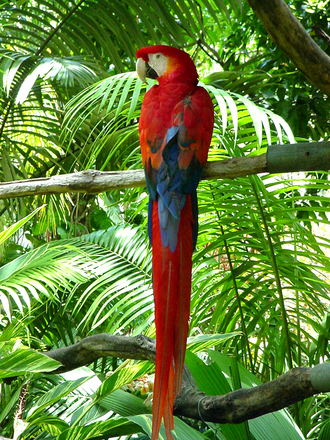
#> input picture img1_parrot.jpg, 330 x 440 px
$ jupyter execute --allow-errors 'Graphic Assignment2.ipynb'
#> lines starting #> are read from the running program, lines starting #| are printed output that depends on the picture; after the words box and inside, x2 and y2 are one past the last pixel; in counts of white or black regions, pixels touching at a corner belong together
[cell 1]
import cv2

[cell 2]
import numpy as np

[cell 3]
import matplotlib.pyplot as plt

[cell 4]
image = cv2.imread('img1_parrot.jpg')
#> image is the input picture: shape (440, 330, 3); mean B, G, R 56.8, 129.1, 100.4

[cell 5]
gray = cv2.cvtColor(image, cv2.COLOR_BGR2GRAY)
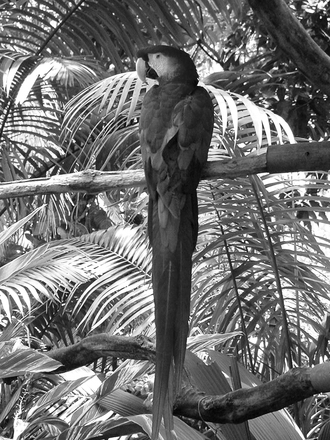
#> gray: shape (440, 330); min 1, max 255, mean 112.2

[cell 6]
plt.imshow(gray, cmap='gray')

[cell 7]
blur = cv2.GaussianBlur(gray, (11, 11), 0)
plt.imshow(blur, cmap='gray')

[cell 8]
canny = cv2.Canny(blur, 30, 150, 3)
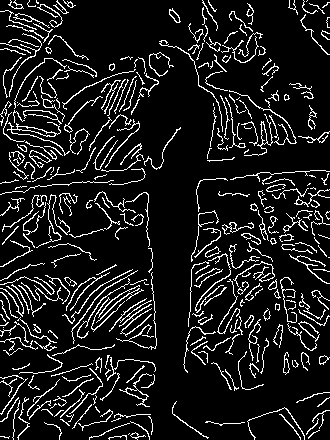
#> canny: shape (440, 330); 11% white in thin lines or dots
plt.imshow(canny, cmap='gray')

[cell 9]
dilated = cv2.dilate(canny, (1, 1), iterations=0)
plt.imshow(dilated, cmap='gray')

[cell 10]
(cnt, hierarchy) = cv2.findContours(
    dilated.copy(), cv2.RETR_EXTERNAL, cv2.CHAIN_APPROX_NONE)
#> cnt = 334 contours, 258 with area under 20; largest, box (x1, y1, x2, y2) and area: (7, 122, 70, 156) 181, (119, 373, 152, 407) 142, (29, 150, 52, 168) 110, (244, 114, 273, 156) 96, (109, 298, 152, 337) 92
rgb = cv2.cvtColor(image, cv2.COLOR_BGR2RGB)
cv2.drawContours(rgb, cnt, -1, (0, 255, 0), 2)

plt.imshow(rgb)

[cell 11]
print("objects in the parrot image : ", len(cnt))
#| objects in the parrot image :  334

[cell 12]
import cv2
import numpy as np
import matplotlib.pyplot as plt

[cell 13]
image = cv2.imread('img2_dear.jpg')
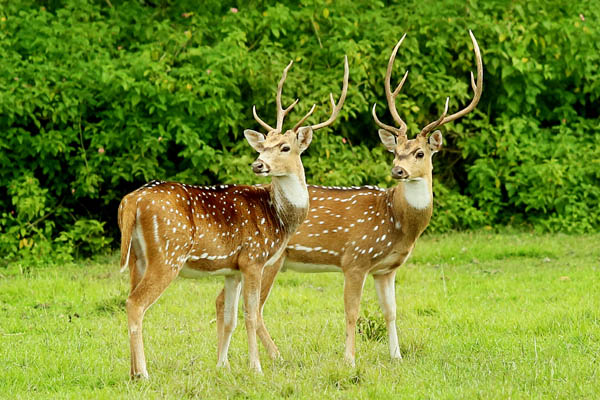
#> input picture img2_dear.jpg, 600 x 400 px
#> image is the input picture: shape (400, 600, 3); mean B, G, R 46, 140.1, 116.9
gray = cv2.cvtColor(image, cv2.COLOR_BGR2GRAY)
#> gray: shape (400, 600)
plt.imshow(gray, cmap='gray')

[cell 14]
blur = cv2.GaussianBlur(gray, (11, 11), 0)
#> blur: shape (400, 600)
plt.imshow(blur, cmap='gray')

[cell 15]
canny = cv2.Canny(blur, 30, 150, 3)
#> canny: shape (400, 600); 5% white in thin lines or dots
plt.imshow(canny, cmap='gray')

[cell 16]
dilated = cv2.dilate(canny, (1, 1), iterations=0)
plt.imshow(dilated, cmap='gray')

[cell 17]
(cnt, hierarchy) = cv2.findContours(
	dilated.copy(), cv2.RETR_EXTERNAL, cv2.CHAIN_APPROX_NONE)
#> cnt = 219 contours, 177 with area under 20; largest, box (x1, y1, x2, y2) and area: (351, 32, 404, 130) 74, (301, 129, 309, 144) 61, (255, 232, 289, 265) 58, (189, 173, 217, 190) 56, (0, 236, 17, 260) 52
rgb = cv2.cvtColor(image, cv2.COLOR_BGR2RGB)
#> rgb: shape (400, 600, 3)
cv2.drawContours(rgb, cnt, -1, (0, 255, 0), 2)
#> rgb: shape (400, 600, 3); mean R, G, B 102.2, 162.4, 40.5

plt.imshow(rgb)

[cell 18]
print("objects in the dear image : ", len(cnt))
#| objects in the dear image :  219

[cell 19]
# Python program to demonstrate
# image steganography using OpenCV


import cv2
import numpy as np
import random


# Encryption function
def encrypt():

	# img1 and img2 are the
	# two input images
	img1 = cv2.imread('pic1.jpg')
	img2 = cv2.imread('pic2.jpg')

	for i in range(img2.shape[0]):
		for j in range(img2.shape[1]):
			for l in range(3):

				# v1 and v2 are 8-bit pixel values
				# of img1 and img2 respectively
				v1 = format(img1[i][j][l], '08b')
				v2 = format(img2[i][j][l], '08b')

				# Taking 4 MSBs of each image
				v3 = v1[:4] + v2[:4]

				img1[i][j][l]= int(v3, 2)

	cv2.imwrite('pic3in2.png', img1)


# Decryption function
def decrypt():

	# Encrypted image
	img = cv2.imread('pic3in2.png')
	width = img.shape[0]
	height = img.shape[1]

	# img1 and img2 are two blank images
	img1 = np.zeros((width, height, 3), np.uint8)
	img2 = np.zeros((width, height, 3), np.uint8)

	for i in range(width):
		for j in range(height):
			for l in range(3):
				v1 = format(img[i][j][l], '08b')
				v2 = v1[:4] + chr(random.randint(0, 1)+48) * 4
				v3 = v1[4:] + chr(random.randint(0, 1)+48) * 4

				# Appending data to img1 and img2
				img1[i][j][l]= int(v2, 2)
				img2[i][j][l]= int(v3, 2)

	# These are two images produced from
	# the encrypted image
	cv2.imwrite('pic2_re.png', img1)
	cv2.imwrite('pic3_re.png', img2)


# Driver's code
#> (the rest of this cell did not finish here and is left out)

[cell 20]
# Import libraries
import cv2
import numpy as np
import matplotlib.pyplot as plt

image = cv2.imread('pic3in2.png')
#> (the rest of this cell did not finish here and is left out)

[cell 21]
# Import libraries
import cv2
import numpy as np
import matplotlib.pyplot as plt

image = cv2.imread('pic1.jpg')
#> (the rest of this cell did not finish here and is left out)

[cell 22]
# Import libraries
import cv2
import numpy as np
import matplotlib.pyplot as plt

image = cv2.imread('pic2.jpg')
#> (the rest of this cell did not finish here and is left out)

[cell 23]
# Import libraries
import cv2
import numpy as np
import matplotlib.pyplot as plt

image = cv2.imread('pic2_re.png')
#> (the rest of this cell did not finish here and is left out)

[cell 24]
# Import libraries
import cv2
import numpy as np
import matplotlib.pyplot as plt

image = cv2.imread('pic3_re.png')
#> (the rest of this cell did not finish here and is left out)

[cell 25]
# Python program to demonstrate
# image steganography using OpenCV


import cv2
import numpy as np
import random


# Encryption function
def encrypt():

	# img1 and img2 are the
	# two input images
	img1 = cv2.imread('img1_wind.jpg')
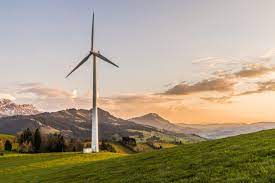
#> input picture img1_wind.jpg, 275 x 183 px
#> img1 is the input picture: shape (183, 275, 3); mean B, G, R 133, 155.4, 168
	img2 = cv2.imread('img2_plant.jpg')
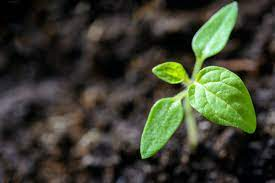
#> input picture img2_plant.jpg, 275 x 183 px
#> img2 is the input picture: shape (183, 275, 3); mean B, G, R 47.6, 63.4, 60

	for i in range(img2.shape[0]):
		for j in range(img2.shape[1]):
			for l in range(3):

				# v1 and v2 are 8-bit pixel values
				# of img1 and img2 respectively
				v1 = format(img1[i][j][l], '08b')
				v2 = format(img2[i][j][l], '08b')

				# Taking 4 MSBs of each image
				v3 = v1[:4] + v2[:4]

				img1[i][j][l]= int(v3, 2)

	cv2.imwrite('pic3in2.png', img1)


# Decryption function
def decrypt():

	# Encrypted image
	img = cv2.imread('pic3in2.png')
	width = img.shape[0]
#> width = 183
	height = img.shape[1]
#> height = 275

	# img1 and img2 are two blank images
	img1 = np.zeros((width, height, 3), np.uint8)
	img2 = np.zeros((width, height, 3), np.uint8)

	for i in range(width):
		for j in range(height):
			for l in range(3):
				v1 = format(img[i][j][l], '08b')
				v2 = v1[:4] + chr(random.randint(0, 1)+48) * 4
				v3 = v1[4:] + chr(random.randint(0, 1)+48) * 4

				# Appending data to img1 and img2
				img1[i][j][l]= int(v2, 2)
				img2[i][j][l]= int(v3, 2)

	# These are two images produced from
	# the encrypted image
	cv2.imwrite('pic2_re.png', img1)
	cv2.imwrite('pic3_re.png', img2)


# Driver's code
encrypt()
decrypt()

[cell 26]
# Import libraries
import cv2
import numpy as np
import matplotlib.pyplot as plt

image = cv2.imread('pic3in2.png')
gray = cv2.cvtColor(image, cv2.COLOR_BGR2GRAY)
#> gray: shape (183, 275)

blur = cv2.GaussianBlur(gray, (11, 11), 0)
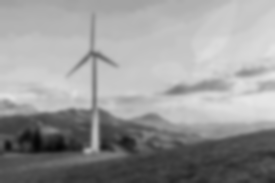
#> blur: shape (183, 275); min 5, max 230, mean 152.3
canny = cv2.Canny(blur, 30, 150, 3)
#> canny: shape (183, 275); 2.4% white in thin lines or dots, all inside (x1, y1, x2, y2) = (0, 12, 275, 154)
dilated = cv2.dilate(canny, (1, 1), iterations=0)

(cnt, hierarchy) = cv2.findContours(
	dilated.copy(), cv2.RETR_EXTERNAL, cv2.CHAIN_APPROX_NONE)
#> cnt = 11 contours, 10 with area under 20; largest, box (x1, y1, x2, y2) and area: (65, 12, 275, 125) 83
rgb = cv2.cvtColor(image, cv2.COLOR_BGR2RGB)
#> rgb: shape (183, 275, 3)
cv2.drawContours(rgb, cnt, -1, (0, 255, 0), 2)
#> rgb: shape (183, 275, 3); mean R, G, B 151.7, 160.5, 119.7


print("No of objects in the encypted image : ", len(cnt))
#| No of objects in the encypted image :  11

[cell 27]
# Import libraries
import cv2
import numpy as np
import matplotlib.pyplot as plt

image = cv2.imread('img1_wind.jpg')
gray = cv2.cvtColor(image, cv2.COLOR_BGR2GRAY)

blur = cv2.GaussianBlur(gray, (11, 11), 0)
canny = cv2.Canny(blur, 30, 150, 3)
dilated = cv2.dilate(canny, (1, 1), iterations=0)

(cnt, hierarchy) = cv2.findContours(
	dilated.copy(), cv2.RETR_EXTERNAL, cv2.CHAIN_APPROX_NONE)
#> cnt = 12 contours, 10 with area under 20; largest, box (x1, y1, x2, y2) and area: (68, 56, 275, 125) 46, (65, 12, 119, 76) 38
rgb = cv2.cvtColor(image, cv2.COLOR_BGR2RGB)
cv2.drawContours(rgb, cnt, -1, (0, 255, 0), 2)
#> rgb: shape (183, 275, 3); mean R, G, B 156.1, 163.7, 124.1


print("No of objects in the pic1 - cover image : ", len(cnt))
#| No of objects in the pic1 - cover image :  12

[cell 28]
# Import libraries
import cv2
import numpy as np
import matplotlib.pyplot as plt

image = cv2.imread('img2_plant.jpg')
gray = cv2.cvtColor(image, cv2.COLOR_BGR2GRAY)

blur = cv2.GaussianBlur(gray, (11, 11), 0)
canny = cv2.Canny(blur, 30, 150, 3)
#> canny: shape (183, 275); 2.4% white in thin lines or dots, all inside (x1, y1, x2, y2) = (70, 2, 258, 183)
dilated = cv2.dilate(canny, (1, 1), iterations=0)

(cnt, hierarchy) = cv2.findContours(
	dilated.copy(), cv2.RETR_EXTERNAL, cv2.CHAIN_APPROX_NONE)
#> cnt = 14 contours, 11 with area under 20; largest, box (x1, y1, x2, y2) and area: (139, 2, 238, 159) 136, (203, 65, 258, 134) 30, (184, 121, 210, 164) 22
rgb = cv2.cvtColor(image, cv2.COLOR_BGR2RGB)
cv2.drawContours(rgb, cnt, -1, (0, 255, 0), 2)
#> rgb: shape (183, 275, 3); mean R, G, B 52.6, 74.7, 41.9


print("No of objects in the pic2 - Image to hide : ", len(cnt))
#| No of objects in the pic2 - Image to hide :  14

[cell 29]
# Import libraries
import cv2
import numpy as np
import matplotlib.pyplot as plt

image = cv2.imread('pic2_re.png')
gray = cv2.cvtColor(image, cv2.COLOR_BGR2GRAY)

blur = cv2.GaussianBlur(gray, (11, 11), 0)
canny = cv2.Canny(blur, 30, 150, 3)
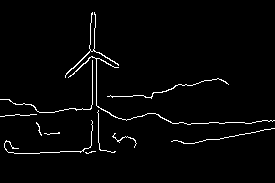
#> canny: shape (183, 275); 2.4% white in thin lines or dots, all inside (x1, y1, x2, y2) = (0, 12, 275, 154)
dilated = cv2.dilate(canny, (1, 1), iterations=0)

(cnt, hierarchy) = cv2.findContours(
	dilated.copy(), cv2.RETR_EXTERNAL, cv2.CHAIN_APPROX_NONE)
#> cnt = 12 contours, 10 with area under 20; largest, box (x1, y1, x2, y2) and area: (68, 56, 275, 125) 42, (65, 12, 119, 78) 39
rgb = cv2.cvtColor(image, cv2.COLOR_BGR2RGB)
cv2.drawContours(rgb, cnt, -1, (0, 255, 0), 2)
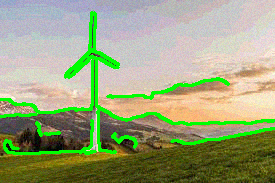
#> rgb: shape (183, 275, 3); mean R, G, B 155.1, 164.1, 123.9


print("No of objects of the pic1 after recovering - cover image : ", len(cnt))
#| No of objects of the pic1 after recovering - cover image :  12

[cell 30]
# Import libraries
import cv2
import numpy as np
import matplotlib.pyplot as plt

image = cv2.imread('pic3_re.png')
gray = cv2.cvtColor(image, cv2.COLOR_BGR2GRAY)

blur = cv2.GaussianBlur(gray, (11, 11), 0)
canny = cv2.Canny(blur, 30, 150, 3)
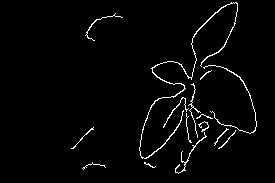
#> canny: shape (183, 275); 2.5% white in thin lines or dots, all inside (x1, y1, x2, y2) = (71, 2, 257, 174)
dilated = cv2.dilate(canny, (1, 1), iterations=0)

(cnt, hierarchy) = cv2.findContours(
	dilated.copy(), cv2.RETR_EXTERNAL, cv2.CHAIN_APPROX_NONE)
#> cnt = 15 contours, 12 with area under 20; largest, box (x1, y1, x2, y2) and area: (139, 2, 238, 159) 136, (175, 132, 207, 174) 27, (203, 65, 257, 134) 24
rgb = cv2.cvtColor(image, cv2.COLOR_BGR2RGB)
cv2.drawContours(rgb, cnt, -1, (0, 255, 0), 2)
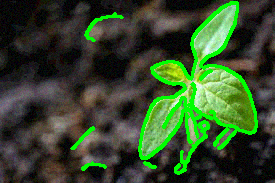
#> rgb: shape (183, 275, 3); mean R, G, B 52.8, 75.2, 42.2


print("No of objects of the pic1 after recovering - Image to image : ", len(cnt))
#| No of objects of the pic1 after recovering - Image to image :  15

#> (a cell that did not finish here is left out)

[cell 32]
# Import libraries
import cv2
import numpy as np
import matplotlib.pyplot as plt

image = cv2.imread('pic3_re.png')
gray = cv2.cvtColor(image, cv2.COLOR_BGR2GRAY)

blur = cv2.GaussianBlur(gray, (11, 11), 0)
canny = cv2.Canny(blur, 30, 150, 3)
dilated = cv2.dilate(canny, (1, 1), iterations=0)

(cnt, hierarchy) = cv2.findContours(
	dilated.copy(), cv2.RETR_EXTERNAL, cv2.CHAIN_APPROX_NONE)
rgb = cv2.cvtColor(image, cv2.COLOR_BGR2RGB)
cv2.drawContours(rgb, cnt, -1, (0, 255, 0), 2)


print("No of objects of the pic1 after recovering - Image to image : ", len(cnt))
#| No of objects of the pic1 after recovering - Image to image :  15

[cell 33]
# Import libraries
import cv2
import numpy as np
import matplotlib.pyplot as plt

image = cv2.imread('pic2_re.png')
gray = cv2.cvtColor(image, cv2.COLOR_BGR2GRAY)

blur = cv2.GaussianBlur(gray, (11, 11), 0)
canny = cv2.Canny(blur, 30, 150, 3)
dilated = cv2.dilate(canny, (1, 1), iterations=0)

(cnt, hierarchy) = cv2.findContours(
	dilated.copy(), cv2.RETR_EXTERNAL, cv2.CHAIN_APPROX_NONE)
#> cnt = 12 contours, 10 with area under 20; largest, box (x1, y1, x2, y2) and area: (68, 56, 275, 125) 42, (65, 12, 119, 78) 39
rgb = cv2.cvtColor(image, cv2.COLOR_BGR2RGB)
cv2.drawContours(rgb, cnt, -1, (0, 255, 0), 2)


print("No of objects of the pic1 after recovering - cover image : ", len(cnt))
#| No of objects of the pic1 after recovering - cover image :  12
